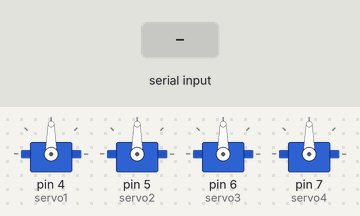
The sketch below on a simulated Arduino Uno, built with avr-gcc and run on an emulated ATmega328P. Parts: 4 × servo. Inputs (shaded band) come from the test bench.

Above: at 1.2 s.
1.3 s: "6" received over the second serial link
At 2.5 s:
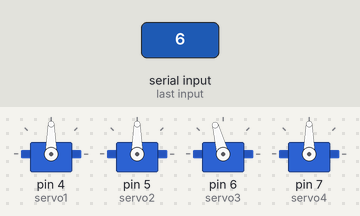
2.8 s: "1" received over the second serial link
At 5.0 s:
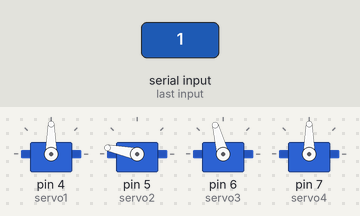
5.4 s: "8" received over the second serial link
At 6.2 s:
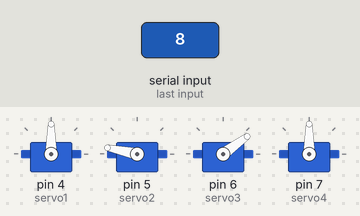
6.9 s: "2" received over the second serial link
At 8.7 s:
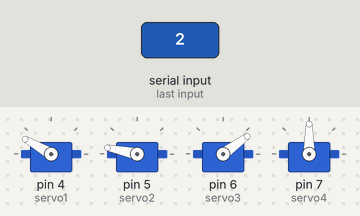
9.3 s: "6" received over the second serial link
At 9.9 s:
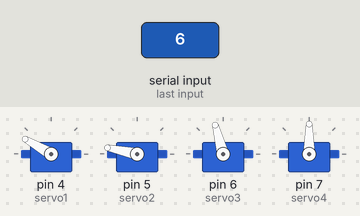
10.8 s: "3" received over the second serial link
At 14.0 s:
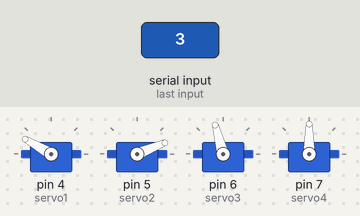
Timing chart, 0 to 14.8 s (numbered marks = the images above; inputs shaded):
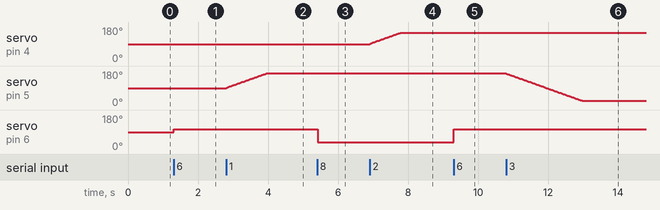

Measured:
- after the input at 1.3 s, servo on pin 6 (servo3): 90° → 105° at once
- after the input at 2.8 s, servo on pin 5 (servo2): moves from 90° to 168° over 1.1 s, starting at once
- after the input at 5.4 s, servo on pin 6 (servo3): 105° → 36° at once
- after the input at 6.9 s, servo on pin 4 (servo1): moves from 90° to 150° over 0.87 s, starting at once
- after the input at 9.3 s, servo on pin 6 (servo3): 36° → 105° at once
- after the input at 10.8 s, servo on pin 5 (servo2): moves from 168° to 22° over 2.2 s, starting at once

The sketch:

bluetooth_control.ino
```cpp
#include <SoftwareSerial.h>
#include <Servo.h>

Servo s[4] ; //定义舵机号
#define servo1 4    //右臂
#define servo2 5    //底座
#define servo3 6    //夹具
#define servo4 7    //前臂
int servostep=2;     //灵敏度，操控每一步移动角度
/*以下设置每个舵机参数，可以根据需要修改{a,b,c,d,e}
 * a 舵机复位初始角度
 * b 舵机运行最小角度
 * c 舵机运行最大角度
 */
int servo_set[4][3]={
    {90,50,150},//右臂
    {90,22,168},//底座
    {90,36,105},//夹具
    {90,32,110},//前臂
};
unsigned long servo_millis[4]={0,0,0,0};       //初始化舵机运行时间
int cur_position[4]={servo_set[0][0],servo_set[1][0],servo_set[2][0],servo_set[3][0]};
int tag_position[4]={servo_set[0][0],servo_set[1][0],servo_set[2][0],servo_set[3][0]};
SoftwareSerial mySerial(11,10);
bool loop_stu=true;
int snmm;
void setup() {                                 //设置程序（运行一次）
  Serial.begin(9600);
  mySerial.begin(9600);
  pinMode(servo1,OUTPUT);pinMode(servo2,OUTPUT);pinMode(servo3,OUTPUT);pinMode(servo4,OUTPUT);
  s[0].attach(servo1);s[1].attach(servo2);s[2].attach(servo3);s[3].attach(servo4);
  s[0].write(servo_set[0][0]); //舵机复位
  s[1].write(servo_set[1][0]); //舵机复位
  s[2].write(servo_set[2][0]); //舵机复位
  s[3].write(servo_set[3][0]); //舵机复位
  while(!Serial);
  while(Serial.read() >= 0);
}

void loop(){
char send_char;
while(mySerial.available()) send_char= mySerial.read();
moveservo(send_char);
delay(20);
}

void moveservo(char ttt){                      //移动舵机函数(sn舵机号，tag_position目标角度)
  int sn;
  switch (ttt){
    case '1':  sn=1;tag_position[sn]=servo_set[sn][2];    break; //按下“<”按钮
    case '2':  sn=0;tag_position[sn]=servo_set[sn][2];    break; //按下“∧”按钮
    case '3':  sn=1;tag_position[sn]=servo_set[sn][1];    break; //按下“>”按钮
    case '4':  sn=0;tag_position[sn]=servo_set[sn][1];    break; //按下“∨”按钮
    case '5':  sn=3;tag_position[sn]=servo_set[sn][2];    break; //按下“□”按钮
    case '6':  s[2].write(servo_set[2][2]);    break; //按下“△”按钮
    case '7':  sn=3;tag_position[sn]=servo_set[sn][1];    break; //按下“×”按钮
    case '8':  s[2].write(servo_set[2][1]);    break; //按下“○”按钮
    case 'c':  break;             //按下“SELECT”按钮切换连续模式
    case 'd':  break;              //按下“START”暂停舵机运动
    default:   sn=5;break;
  }

if(sn<4){
  snmm=sn;
  if (loop_stu) {
     for(int i=0;i<4;i++){
        tag_position[i]=cur_position[i];
     }
    }
     loop_stu=!loop_stu;
}
if (abs( tag_position[snmm]-cur_position[snmm])>=servostep &&  loop_stu){
     cur_position[snmm]=tag_position[snmm]>cur_position[snmm]?cur_position[snmm]+=servostep:cur_position[snmm]-=servostep;
     cur_position[snmm]=cur_position[snmm]<servo_set[snmm][1]?servo_set[snmm][1]:cur_position[snmm];
     cur_position[snmm]=cur_position[snmm]>servo_set[snmm][2]?servo_set[snmm][2]:cur_position[snmm];      //移动不超出舵机设定范围
     s[snmm].write(cur_position[snmm]);
delay(10);
  }
}
```
